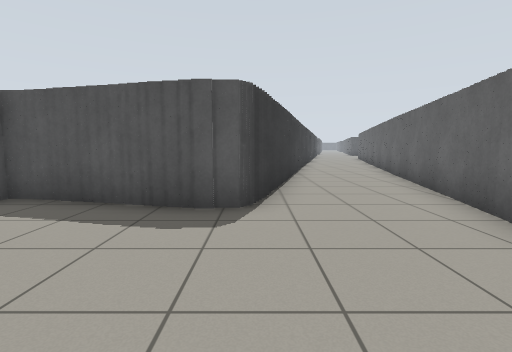
[1] (above)

15 first-person views from a walk through a Gazebo world. The camera is 0.94 m above the floor, tilts 6° down and sees 85° across. The lines on the ground mark 1 m squares. The floor is counted in squares, 1 m on a side. Each view is taken from the middle of a square. On the plan, view 1 faces up. The plan holds only what a view shows up to about 11 squares ahead; the rest is blank. The place goes on beyond the plan.

[2]
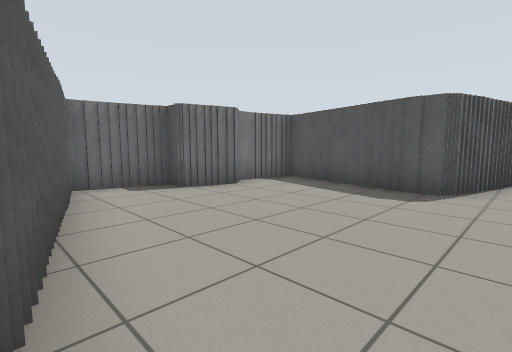

[3]
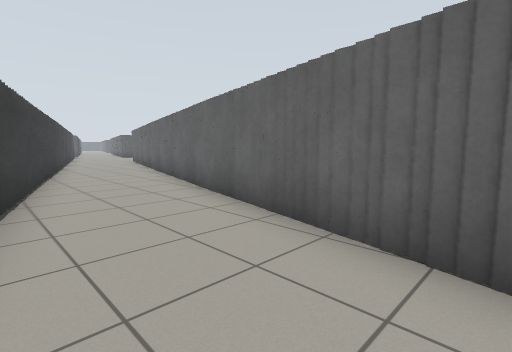

[4]
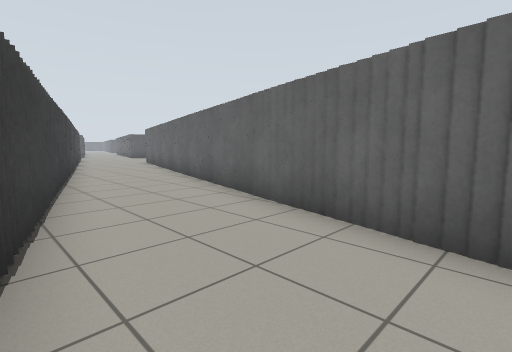

[5]
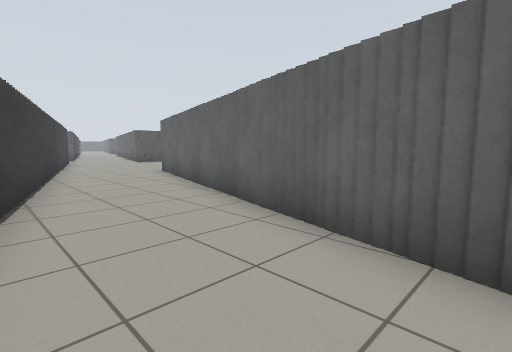

[6]
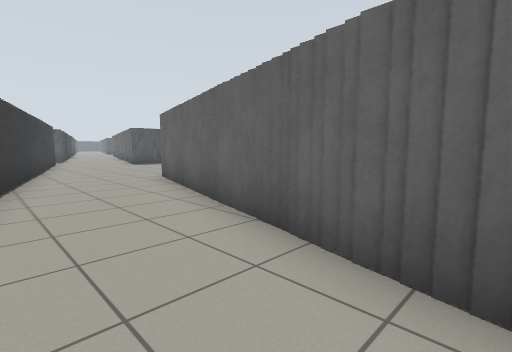

[7]
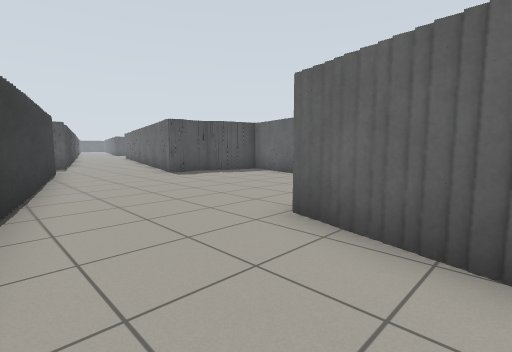

[8]
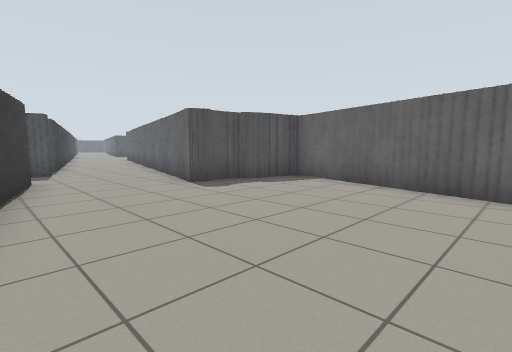

[9]
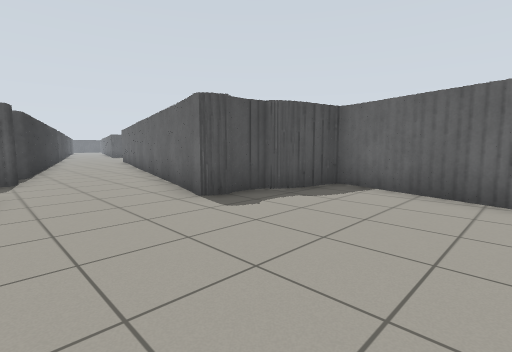

[10]
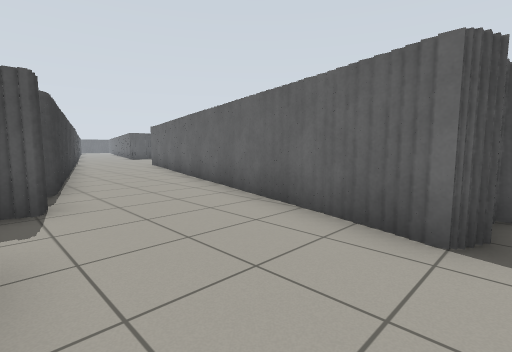

[11]
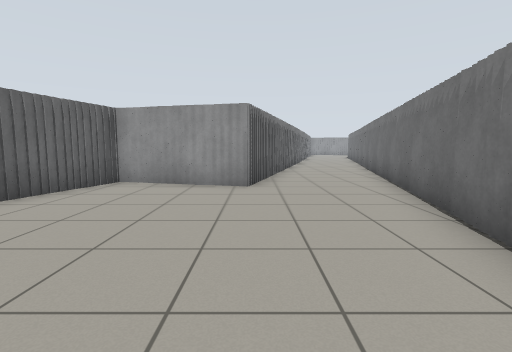

[12]
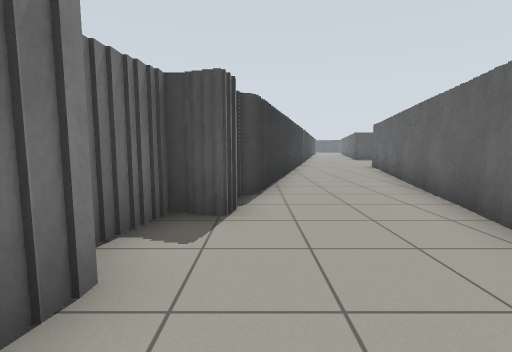

[13]
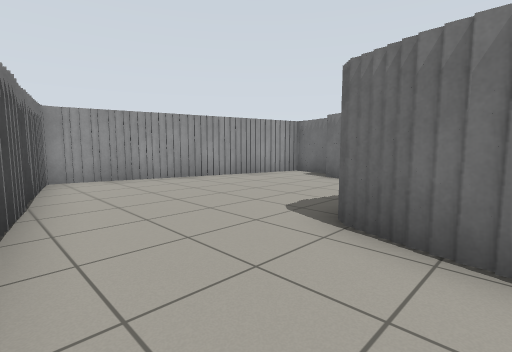

[14]
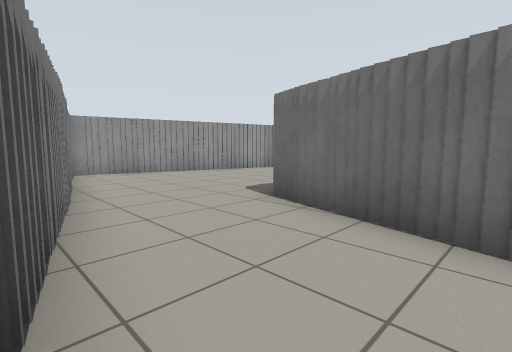

[15]
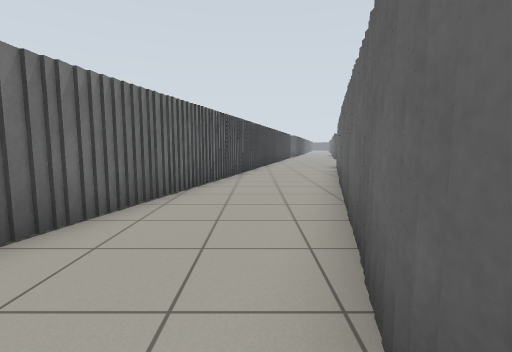

### Floor plan
Key: @ floor where view 1 was taken; # wall or solid block; . floor.
Columns run from 6 left of view 1 to 14 right of it. Each row starts with its distance up from view 1.
 42                #
 41                #...#
 40                #...#
 39               ##...#
 38               #...##
 37               #...#
 36              ##...#
 35              #....#
 34             ##...##
 33             #....#
 32             #....#
 31             #....#
 30             #....#
 29             #....####
 28             #.......#
 27            ##......##
 26            #.......#
 25            #.......#
 24            #.......#
 23           ##......##
 22           #...###.#
 21           #...# ###
 20          ##...#
 19          #...##
 18          #...#
 17          #...#
 16         ##...#
 15         #...##
 14         #...#
 13         #...#
 12        ##...#
 11        #...##
 10        #...#
  9        #...#
  8       ##...#
  7       #...##
  6       #...#
  5  ######...#
  4  #........#
  3  #.......##
  2 ##.......#
  1 #........#
  0 #.....@..#
 -1 ###.....##
 -2   #####.#
 -3       ###

Where each view was taken, in squares from view 1:
view 1: 0 up, 0 right, facing up
view 2: 2 down, 1 right, facing up-left
view 3: 4 up, 1 right, facing up-right
view 4: 6 up, 1 right, facing up-right
view 5: 12 up, 3 right, facing up-right
view 6: 14 up, 4 right, facing up-right
view 7: 20 up, 5 right, facing up-right
view 8: 23 up, 6 right, facing up-right
view 9: 25 up, 7 right, facing up-right
view 10: 29 up, 7 right, facing up-right
view 11: 29 up, 8 right, facing down
view 12: 30 up, 8 right, facing up
view 13: 6 up, 3 right, facing down-left
view 14: 8 up, 4 right, facing down-left
view 15: 8 up, 4 right, facing up
